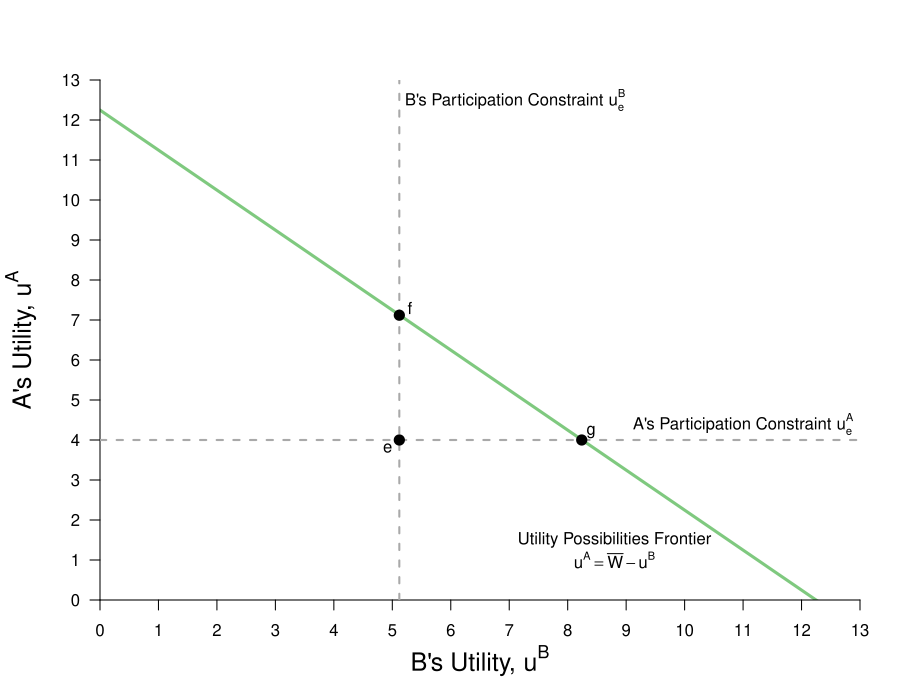

Write R code to recreate this figure.
#Graph Designer: Simon Halliday & Madeleine Wettach '20
#Authors: Bowles, Foley and Halliday
#Title: Microeconomics: Competition, Conflict and Coordination
require(ggplot2)
require(shape)
require(plotrix)
pdf(file = "property/step_by_step_graphs_5/property_tioli_upf_step2.pdf", width = 9, height = 7)

#Set parameters for graphics
axislabelsize <- 1.5
graphlinewidth <- 3
arrowwidth <- 0.5

#Colors
COL <- c("#7fc97f", "#beaed4", "#fdc086", "#ffff99", "#386cb0", "#f0027f", "#bf5b17", "#666666")
COLA <- c("#99d8c9","#66c2a4","#41ae76", "#238b45", "#005824")
COLB <- c("#4eb3d3", "#2b8cbe", "#0868ac","#084081")

upf <- function(ub) {
  12.24745 - ub
}


#Notes
#ua = (xa^0.5)*(ya^0.5)
#ub = ((10-xa)^05)*((15-ya)^0.5)

#ua = (10^0.5)*(15^0.5) = 12.24745
#ua_e = u(8,2) = (8^0.5)*(2^0.5) = 4

#Point g
# => x^A = 4/((3/2)^0.5) = 3.27 => x^B = 6.73
# => y^A = 3/2(x^A) = 4.9 => y^B = 10.1
#ua_g(4.9^0.5)*(3.27^0.5) = 4.002874
#ub_g(6.73^0.5)*(10.1^0.5) = 8.244574
#W = (4.002874^0.5)*(8.244574^0.5) = 5.744736

#COL <- c("#7fc97f", "#beaed4", "#fdc086", "#ffff99")
par(mar =  c(5, 5, 4, 2))
xlims <- c(0, 13)
ylims <- c(0, 13)


plot(0, 0, xlim = xlims, ylim = ylims, type = "n",
     xlab = expression(paste("B's Utility, ", u^B)),
     ylab = expression(paste("A's Utility, ", u^A)),
     xaxt = "n", 
     yaxt = "n", 
     cex.lab = axislabelsize, 
     bty = "n",
     xaxs="i", 
     yaxs="i")

npts <- 500 
npts2 <- 501
#Specify the sequences of points for graphing. 
xx1 <- seq(xlims[1], xlims[2], length.out = npts)
xx2 <- seq(xlims[1], xlims[2], length.out = npts)
xx3 <- seq(xlims[1], xlims[2], length.out = npts2)

#polygons
#I need something like xx1 with npts for 
##xpoly1 <- c(5.12, 8.24, 5.12, 5.12)
##ypoly1 <- c(4, 4, 7.12, 4)
##polygon(x = xpoly1, y = ypoly1, col=COL[4], density=NULL, border = NA)

#xpoly2 = c(0, 0, 12.24745, xlims[2], xlims[2], 0)
#ypoly2 = c(ylims[2], 12.24745, 0, 0, ylims[2], ylims[2])
#polygon(x = xpoly2, y = ypoly2, col=COL[4], density=NULL, border = NA)



#Draw the lines for the graphs
lines(xx1, upf(xx1), col = COL[1], lwd = graphlinewidth)

#Customize ticks and labels for the plot
ticksy <- seq(from = ylims[1], to = ylims[2], by = 1)
ylabels <- seq(from = ylims[1], to = ylims[2], by = 1)
ticksx <- seq(from =  xlims[1], to = xlims[2], by = 1)
xlabels <- seq(from = xlims[1], to = xlims[2], by = 1)
axis(1, at = ticksx, pos = 0, labels = xlabels)
axis(2, at = ticksy, pos = 0, labels = ylabels, las = 1)

#Annotation of the  graphs
#UPF
text(8.8, 1.5, expression(paste("Utility Possibilities Frontier")))
text(8.8, 1, expression(paste(u^A == bar(W) - u^B)))

#SWF
#text(11.5, 4.5, expression(paste("Social Planner's")))
#text(11.5, 4, expression(paste("Iso-welfare Curves")))

#Annotate Point f
#u^A = (5.84^0.5)*(8.77^0.5) = 7.16
#u^B = (4.16^0.5)*(6.23^0.5) = 5.09
#W = (7.16^0.5)*(5.09^0.5) = 6.03692

#points(5.09, 7.15, pch = 16, col = "black", cex = 1.5)
#text(5.3, 7.3, expression(f))


#Annotate Point i
#(5^0.5)*(7.5^0.5) = 6.123724
#W = (6.123724^0.5)(6.123724^0.5) = 6.123724
#points(6.123724, 6.123724, pch = 16, col = "black", cex = 1.5)
#text(6.3, 6.3, expression(i))

#Annotate point g
#ua_g(4.9^0.5)*(3.27^0.5) = 4.002874
#ub_g(6.73^0.5)*(10.1^0.5) = 8.244574
#W = (4.002874^0.5)*(8.244574^0.5) = 5.744736
#points(8.24, 4, pch = 16, col = "black", cex = 1.5)
#text(8.4, 4.2, expression(g))

#Annotate point e.
#ua_e = (8^0.5)*(2^0.5) = 4
#ub_e = (2^0.5)*(13.1^0.5) = 5.118594
#W = (4^0.5)*(5.118594^0.5) = 4.524862
segments(0, 4, 13, 4, lty = 2, col = "darkgray", lwd = 2)
segments(5.12, 0, 5.12, 13, lty = 2, col = "darkgray", lwd = 2)

#Annotate e
points(5.12, 4, pch = 16, col = "black", cex = 1.5)
text(4.92, 3.8, expression(e))

#Annotate f
points(5.12, 7.12, pch = 16, col = "black", cex = 1.5)
text(5.3, 7.3, expression(f))

#Annotate g
points(8.24, 4, pch = 16, col = "black", cex = 1.5)
text(8.4, 4.2, expression(g))

#Annotate m
##points(5.703502, 4.389995, pch = 16, col = "black", cex = 1.5)
##text(5.9, 4.6, expression(m))

#Label economic rents
##Arrows(6.68, 5.12, 6.68, 7.3, col = "black", lty = 1, lwd = 2, arr.type = "triangle")
##text(6.68, 7.82, expression(paste("Economic Rents")))

#Point h
#points(4, 10, pch = 16, col = "black", cex = 1.5)
#u^A_h(6, 5) = (6^0.5)*(5^0.5) = 5.477226
#u^A_h(4, 10) = (4^0.5)*(10^0.5) = 6.324555
#points(6.12, 4, pch = 16, col = "black", cex = 1.5)
#text(5.92, 3.8, expression(h))

#Annotate Point i
#(5^0.5)*(7.5^0.5) = 6.123724
#W = (6.123724^0.5)(6.123724^0.5) = 6.123724
##points(6.123724, 6.123724, pch = 16, col = "black", cex = 1.5)
##text(6.3, 6.3, expression(i))

#Label Participation Constraints
#Aisha's
text(11, 4.4, expression(paste("A's Participation Constraint ", u[e]^A)))

#Betty's
text(7.1, 12.5, expression(paste("B's Participation Constraint ", u[e]^B)))

#Arrows showing Social Planner's choices
#Arrows(5.2, 4.2, 5.9, 4.2, col = "black", lty = 1, lwd = 2, arr.type = "triangle", arr.lwd = arrowwidth)
#Arrows(6.12, 4.2, 6.12, 5.7, col = "black", lty = 1, lwd = 2, arr.type = "triangle", arr.lwd = arrowwidth)

dev.off()
